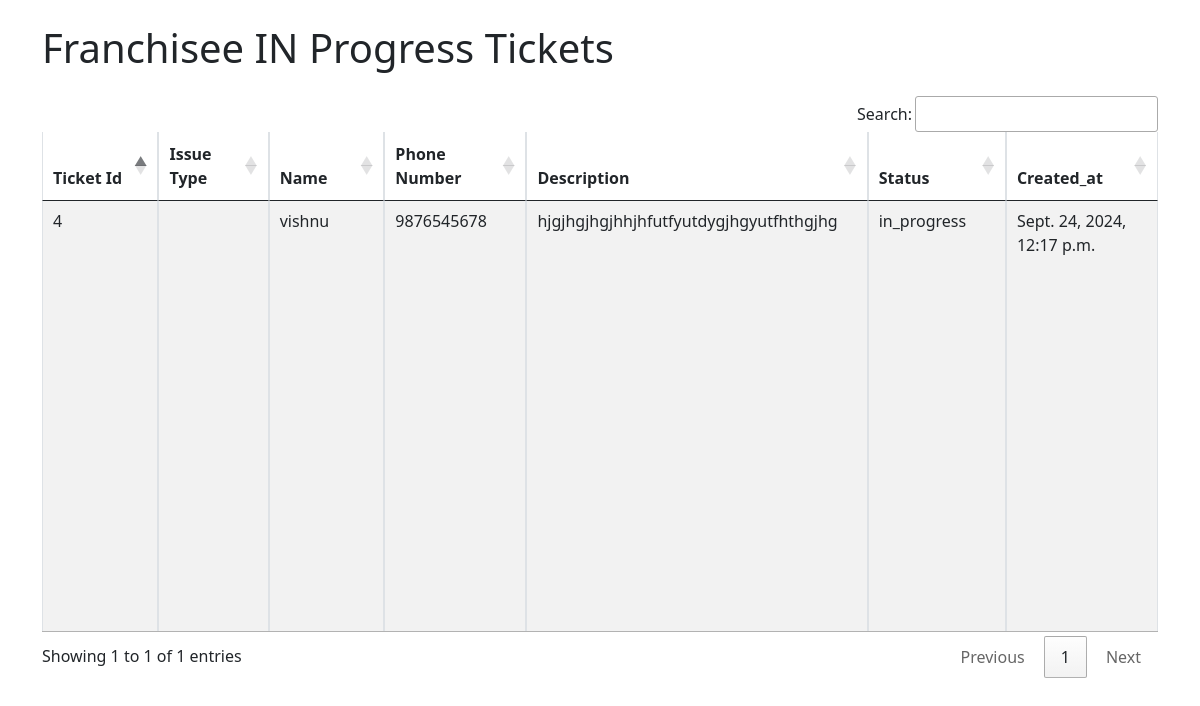
The page /Franchisee_inprogress_tickets/ on the database its author committed.
### hyd/models.py (models this page shows, shortened)
class FranchiseeTicket(models.Model):
    ISSUE_TYPE_CHOICES = [
        ('Technical', 'Technical'),
        ('Billing', 'Billing'),
        ('General', 'General'),
        ('Personal', 'Personal'),
        ('Others', 'Others'),
    ]
    TICKET_STATUS_CHOICES = [
        ('New', 'New'),
        ('Open', 'Open'),
        ('In Progress', 'In Progress'),
        ('Resolved', 'Resolved'),
    ]
    ticket_id = models.AutoField(primary_key=True)
    issue_type = models.CharField(max_length=20, choices=ISSUE_TYPE_CHOICES)
    description = models.TextField()
    status = models.CharField(max_length=20, default='New', choices=TICKET_STATUS_CHOICES)
    created_at = models.DateTimeField(auto_now_add=True)
    updated_at = models.DateTimeField(auto_now=True)
    name = models.CharField(max_length=100, validators=[validate_only_letters])
    phone_number = models.CharField(max_length=15, validators=[validate_mobile_number])
    email = models.EmailField(max_length=254, unique=True, validators=[validate_email])

### hyd/views.py (the view)
# urls.py: path('Franchisee_inprogress_tickets/',views.Franchisee_inprogress_tickets_view,name='Franchisee_inprogress_tickets_view'),
def Franchisee_inprogress_tickets_view(request):
    franchisee_in_progress_tickets = FranchiseeTicket.objects.filter(status='in_progress')
    return render(request, 'franchisee/fran_inprogress_ticketst.html', {'franchisee_in_progress_tickets': franchisee_in_progress_tickets})

### hyd/templates/franchisee/fran_inprogress_ticketst.html (shortened to what this page needs)
<!DOCTYPE html>
<html lang="en">
<head>
    <link href="https://cdn.jsdelivr.net/npm/bootstrap@5.0.2/dist/css/bootstrap.min.css" rel="stylesheet">
     <link rel="stylesheet" href="https://cdn.datatables.net/1.13.6/css/jquery.dataTables.min.css">
     <link rel="stylesheet" href="https://cdn.datatables.net/buttons/2.3.6/css/buttons.dataTables.min.css">
     <link rel="stylesheet" href="https://cdn.datatables.net/responsive/2.4.1/css/responsive.dataTables.min.css">
</head>
<body>
    <div class="container">
        <h1 class="my-4">Franchisee IN Progress Tickets</h1>
        <table id="inprogressticket" class="table table-bordered table-striped">
        <thead>
            <tr>
                <th><b>Ticket Id</b></th>
                <th><b>Issue Type</b></th>
                <th><b>Name</b></th>
                <th><b>Phone Number</b></th>
                <th><b>Description</b></th>
                <th><b>Status</b></th>
                <th><b>Created_at</b></th>
            </tr>
        </thead>
        <tbody>
            {% for x in franchisee_in_progress_tickets %}
            <tr>
                <td>{{ x.ticket_id }}</td>
                <td>{{ x.Issue_type }}</td>
                <td>{{ x.name }}</td>
                <td>{{ x.phone_number }}</td>
                <td>{{ x.description }}</td>
                <td>{{ x.status }}</td>
                <td>{{ x.created_at }}</td>
            </tr>
            {% endfor %}
        </tbody>
    </table>
</body>
</html>

### hyd/templates/franchisee/fran_inprogress_ticketst.html (style rules this page uses)
table th { width: 700px; }
table { height: 500px; }

### rows shown on the page
FranchiseeTicket: ticket_id "4", name "vishnu", phone_number "9876545678", description "hjgjhgjhgjhhjhfutfyutdygjhgyutfhthgjhg", status "in_progress", created_at "Sept. 24, 2024, 12:17 p.m."
